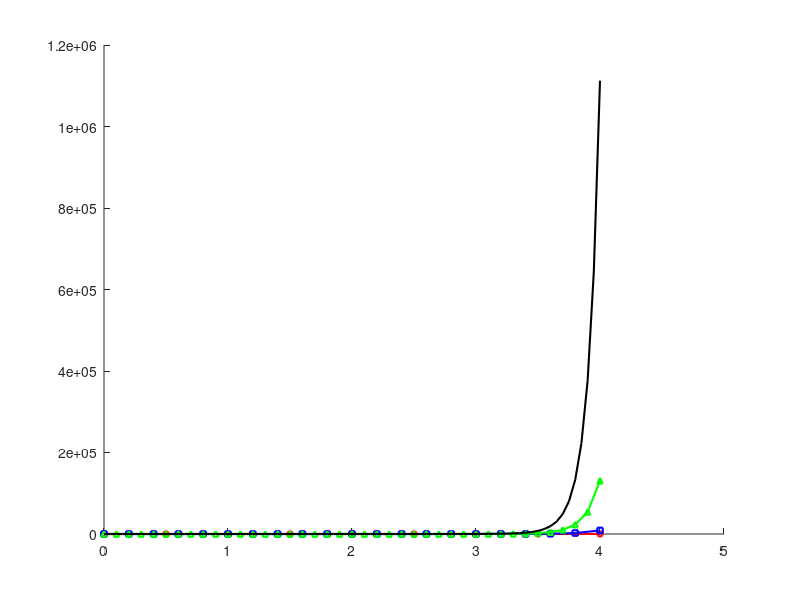

This figure's MATLAB source: (Note: this script raises an error after producing the figure.)
clear all; clc; close all;

f = @(x, y) (y .* x.^2) - y;

x0 = 0;             % Batas awal x
y0 = 1;             % Nilai awal y(0) = 1
x_target = 4;       % Batas akhir x

dx_list = [0.5, 0.2, 0.1, 0.05];

figure('Name', 'Perbandingan Metode Euler', 'NumberTitle', 'off');
hold on;
colors = {'r', 'b', 'g', 'k'};     
markers = {'o-', 's-', '^-', '-'}; 

for k = 1:length(dx_list)
    dx = dx_list(k);
    
    n = round((x_target - x0) / dx);
    
    X = zeros(n+1, 1);
    Y = zeros(n+1, 1);
    
    X(1) = x0;
    Y(1) = y0;
    
    for i = 1:n
        xi = X(i);
        yi = Y(i);
        
        phi = f(xi, yi);
        
        Y(i+1) = yi + phi * dx;
        X(i+1) = xi + dx;       
    end
    
    fprintf('\n==========================================\n');
    fprintf(' HASIL METODE EULER (Delta x = %.2f) \n', dx);
    fprintf('==========================================\n');
    fprintf('Iter\t x\t\t y (Euler)\n');
    fprintf('------------------------------------------\n');
    
    for j = 1:length(X)
        fprintf('%d\t\t %.2f\t %.5f\n', j-1, X(j), Y(j));
    end
    fprintf('------------------------------------------\n');
    fprintf('Nilai y saat x = %.1f adalah %.5f\n', X(end), Y(end));

    label_name = sprintf('\\Delta x = %.2f', dx);
    plot(X, Y, markers{k}, 'Color', colors{k}, 'LineWidth', 1.5, ...
         'DisplayName', label_name, 'MarkerSize', 4);
end

title(['Grafik Penyelesaian PDB Metode Euler dengan Variasi delta x: dy/dx = yx^2 - y'], ["Feby Syarief A-0087-Ose C"]);
subtitle('Metode Euler dengan Variasi Step Size (\Delta x)');
xlabel('Nilai x');
ylabel('Nilai y');
legend('show', 'Location', 'northwest');
grid on;
hold off;
